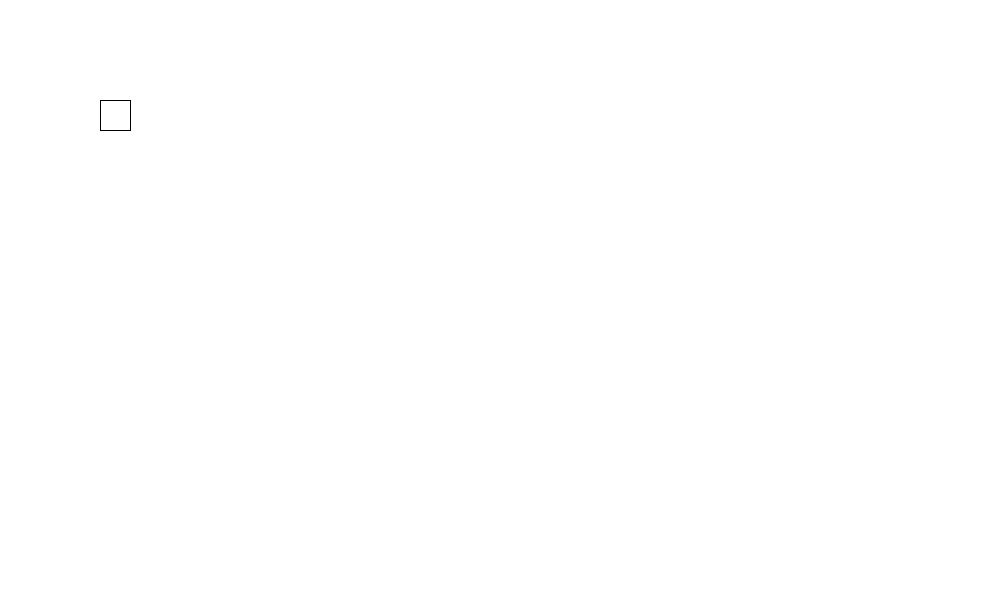
Frame 1 (no input)
Frame 60 (the mouse pressed at the canvas centre just before this capture): blank canvas, image omitted
Frame 120 (the mouse held since frame 60 and released just before this capture): blank canvas, image omitted

The Processing sketch that drew this single still picture (run headless with seeded random() and noise(); from frame 60 on, the mouse is pressed at the canvas centre):

// Processing sketch: motion
// ── motion.pde
float x = 100;
float y = 100;

void setup(){
 size(1000,600);
 
 }
 
 void draw() {
   background(255);
   rect(x,y,30,30);
   x = x + 1;
   y = y + 2;
 }
